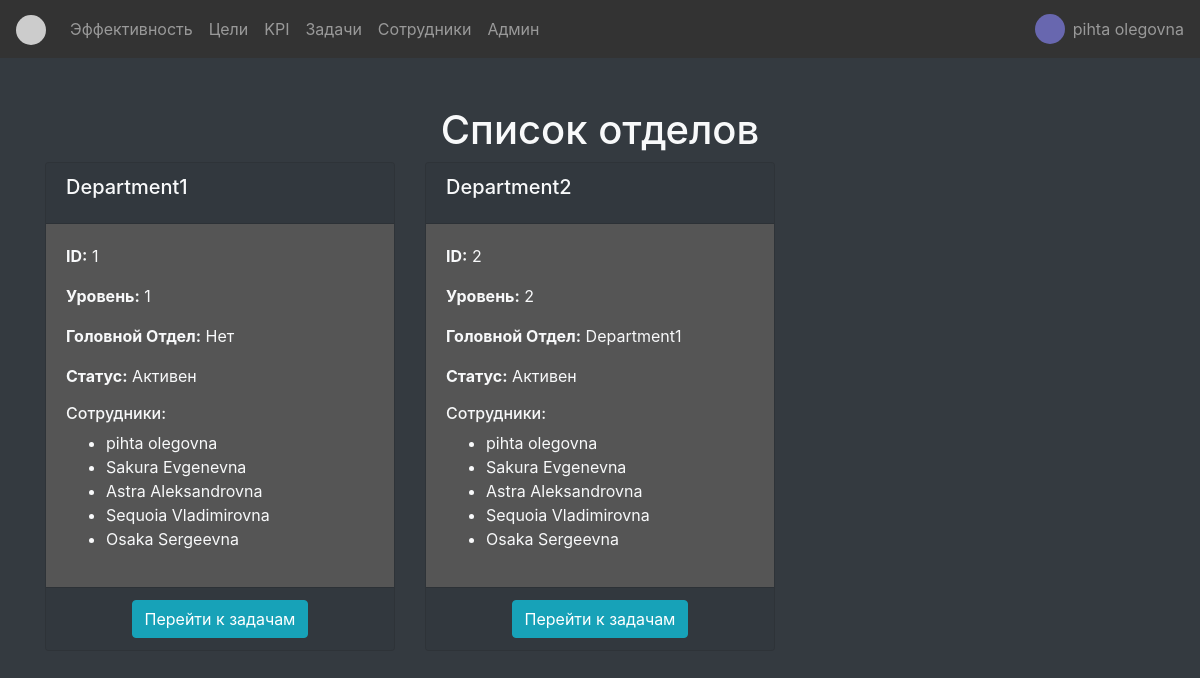
The app's page /departments/ (signed in) with its own data.
### pms/models.py (models this page shows, shortened)
class User(AbstractBaseUser, PermissionsMixin):
    user_id = models.AutoField(primary_key=True)
    email = models.EmailField(unique=True)
    name = models.TextField()
    second_name = models.TextField()
    third_name = models.TextField(null=True, blank=True)
    position = models.ForeignKey("Position", on_delete=models.CASCADE, null=True, blank=True)
    is_active = models.BooleanField(default=True)
    is_staff = models.BooleanField(default=False)
    is_hidden = models.BooleanField(default=False)
    profile_photo = models.ImageField(upload_to='user_photos/', null=True, blank=True)
    USERNAME_FIELD = 'email'
    REQUIRED_FIELDS = ['name', 'second_name', 'third_name']
    objects = UserManager()

class Department(models.Model):
    department_id = models.AutoField(primary_key=True)
    name = models.TextField()
    level = models.IntegerField()
    head_department = models.ForeignKey("self", null=True, blank=True, on_delete=models.SET_NULL)
    is_hidden = models.BooleanField(default=False)

class EmployeeDepartment(models.Model):
    employee_department_id = models.AutoField(primary_key=True)
    department = models.ForeignKey(Department, on_delete=models.CASCADE)
    user = models.ForeignKey(User, on_delete=models.CASCADE)
    can_review = models.BooleanField(default=False)
    can_approve = models.BooleanField(default=False)
    can_assign_approver = models.BooleanField(default=False)
    can_assign_executors = models.BooleanField(default=False)
    can_assign_reviewer = models.BooleanField(default=False)
    can_create_tasks = models.BooleanField(default=False)
    can_return_to_work = models.BooleanField(default=False)
    can_return_to_review = models.BooleanField(default=False)
    can_assign_metrics = models.BooleanField(default=False)
    can_delete = models.BooleanField(default=False)
    is_hidden = models.BooleanField(default=False)

### pms/views.py (the view)
# urls.py: path('departments/', views.departments_view, name='departments_view'),
@login_required
def departments_view(request):
    departments = Department.objects.filter(is_hidden=False)
    employees = User.objects.filter(is_hidden=False)
    context = {
        'departments': departments,
        'employees': employees,
    }
    return render(request, 'departments_view.html', {'departments': departments})

### templates/departments_view.html
{% extends 'base.html' %}
{% block content %}
    <div class="container mt-5">
        <h1 class="text-center">Список отделов</h1>
        <div class="row">
            {% for department in departments %}
                <div class="col-md-4 mb-4">
                    <div class="card bg-dark text-light">
                        <div class="card-header">
                            <h5 class="card-title">{{ department.name }}</h5>
                        </div>
                        <div class="card-body">
                            <p class="card-text"><strong>ID:</strong> {{ department.department_id }}</p>
                            <p class="card-text"><strong>Уровень:</strong> {{ department.level }}</p>
                            <p class="card-text"><strong>Головной Отдел:</strong>
                                {% if department.head_department %}
                                    {{ department.head_department.name }}
                                {% else %}
                                    Нет
                                {% endif %}
                            </p>
                            <p class="card-text">
                                <strong>Статус:</strong> {{ department.is_hidden|yesno:"Скрыт,Активен" }}
                            </p>
                            <h6>Сотрудники:</h6>
                            <ul>
                                {% for employee_department in department.employeedepartment_set.all %}
                                    <li>
                                        {% if not employee_department.user.is_hidden %}
                                            {{ employee_department.user.name }} {{ employee_department.user.second_name }}
                                        {% endif %}
                                    </li>
                                {% empty %}
                                    <li>Нет сотрудников</li>
                                {% endfor %}
                            </ul>
                        </div>
                        <div class="card-footer text-center">
                            <a href="{% url 'department_tasks' department.department_id %}" class="btn btn-info">Перейти к задачам</a>
                        </div>
                    </div>
                </div>
            {% endfor %}
        </div>
    </div>
{% endblock %}

### templates/base.html (shortened to what this page needs)
<!DOCTYPE html>
<html lang="ru">
<head>
    {% load static %}
    <link rel="stylesheet" href="{% static 'styles.css' %}"/>
    <link rel="stylesheet" href="{% static 'bootstrap.css' %}"/>
    <link rel="stylesheet" href="https://cdnjs.cloudflare.com/ajax/libs/font-awesome/5.15.4/css/all.min.css">
</head>
<body class="bg-dark text-light">
<nav class="navbar navbar-expand-sm navbar-dark">
    <a class="navbar-brand" href="#">
        <img src="https://via.placeholder.com/40" alt="Logo" class="rounded-circle mb-0" width="30" height="30"/>
    </a>
    <div class="collapse navbar-collapse" id="navbarNav">
        <ul class="navbar-nav">
            <li class="nav-item"><a class="nav-link" href="{% url 'metrics' %}">Эффективность</a></li>
            <li class="nav-item"><a class="nav-link" href="{% url 'user_metrics' %}">Цели</a></li>
            <li class="nav-item"><a class="nav-link" href="#">KPI</a></li>
            <li class="nav-item"><a class="nav-link" href="#">Задачи</a></li>
            <li class="nav-item"><a class="nav-link" href="#">Сотрудники</a></li>
            <li class="nav-item"><a class="nav-link" href="{% url 'admin:index' %}">Админ</a></li>
        </ul>
        <div class="ml-auto d-flex align-items-center">
            {% if user.profile_photo %}
                <img src="{{ user.profile_photo.url }}" alt="User Photo" class="rounded-circle mr-2" width="30"
                     height="30"/>
            {% else %}
                <img src="https://via.placeholder.com/40" alt="User Photo" class="rounded-circle mr-2" width="30"
                     height="30"/>
            {% endif %}
            <div class="navbar-text">{{ user.name }} {{ user.second_name }}</div>
        </div>
    </div>
</nav>
    {% block content %}{% endblock %}
</body>
</html>

### static/styles.css (style rules this page uses)
.card-body, .card { background: rgb(85, 85, 85); }
.card { border-radius: 10px; border: 25px black; overflow: hidden; background: rgb(85, 85, 85) !important; }
.navbar-dark { background-color: rgb(51, 51, 51) !important; }

### records on screen
User: profile_photo (picture), name "pihta", second_name "olegovna"
Department: name "Department1", department_id "1", level "1", shows "Нет", is_hidden "Активен"
EmployeeDepartment: user.name "pihta", user.second_name "olegovna"
EmployeeDepartment: user.name "Sakura", user.second_name "Evgenevna"
EmployeeDepartment: user.name "Astra", user.second_name "Aleksandrovna"
EmployeeDepartment: user.name "Sequoia", user.second_name "Vladimirovna"
EmployeeDepartment: user.name "Osaka", user.second_name "Sergeevna"
Department: name "Department2", department_id "2", level "2", head_department.name "Department1", is_hidden "Активен"
EmployeeDepartment: user.name "pihta", user.second_name "olegovna"
EmployeeDepartment: user.name "Sakura", user.second_name "Evgenevna"
EmployeeDepartment: user.name "Astra", user.second_name "Aleksandrovna"
EmployeeDepartment: user.name "Sequoia", user.second_name "Vladimirovna"
EmployeeDepartment: user.name "Osaka", user.second_name "Sergeevna"
